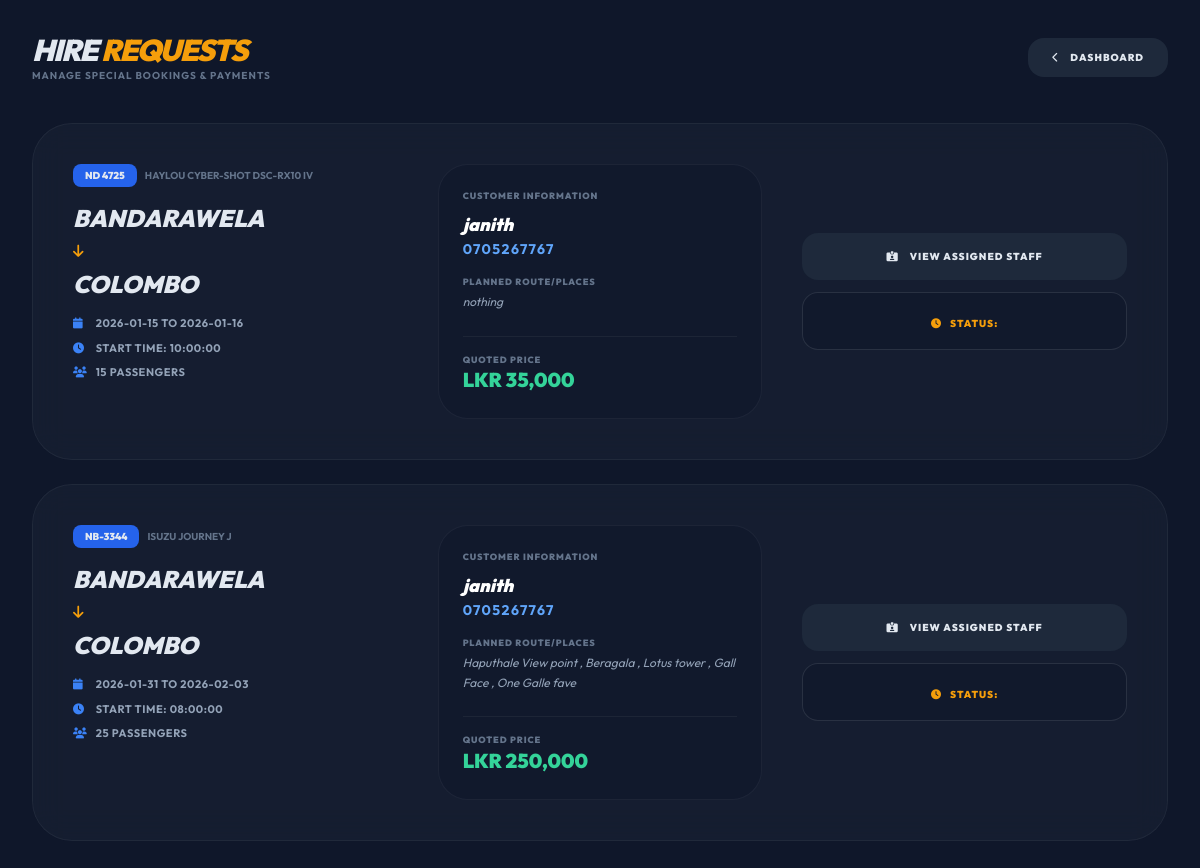
The app's page /hire_requests.php (signed in) with its own data.
### tables this page shows
CREATE TABLE `trip_bookings` (
  `id` int(10) UNSIGNED NOT NULL,
  `bus_id` int(11) NOT NULL,
  `passenger_id` int(10) UNSIGNED NOT NULL,
  `trip_type` varchar(100) DEFAULT NULL,
  `passenger_count` int(11) DEFAULT NULL,
  `start_date` date DEFAULT NULL,
  `end_date` date DEFAULT NULL,
  `start_time` time DEFAULT NULL,
  `pickup_location` varchar(255) DEFAULT NULL,
  `final_destination` varchar(255) DEFAULT NULL,
  `visit_places` text DEFAULT NULL,
  `extra_facilities` text DEFAULT NULL,
  `total_amount` decimal(10,2) DEFAULT 0.00,
  `status` enum('pending','approved','rejected') DEFAULT 'pending',
  `created_at` timestamp NOT NULL DEFAULT current_timestamp()
);

CREATE TABLE `buses` (
  `id` int(11) NOT NULL,
  `owner_id` int(11) NOT NULL,
  `brand` varchar(100) NOT NULL,
  `model` varchar(100) NOT NULL,
  `gear_type` enum('Auto','Manual','Both') NOT NULL,
  `bus_number` varchar(20) NOT NULL,
  `bus_type` varchar(50) NOT NULL,
  `number_of_seats` int(11) NOT NULL,
  `facilities` text DEFAULT NULL,
  `img_front` varchar(255) DEFAULT NULL,
  `img_back` varchar(255) DEFAULT NULL,
  `img_left` varchar(255) DEFAULT NULL,
  `img_right` varchar(255) DEFAULT NULL,
  `img_interior` varchar(255) DEFAULT NULL,
  `status` enum('active','inactive') DEFAULT 'active',
  `created_at` timestamp NOT NULL DEFAULT current_timestamp(),
  `seats_per_row` int(11) DEFAULT 4,
  `total_rows` int(11) DEFAULT 10,
  `seats_per_column` int(11) DEFAULT 2,
  `has_conductor_seat` tinyint(1) DEFAULT 1,
  `last_row_seats` int(11) DEFAULT 5,
  `route_number` varchar(50) DEFAULT NULL,
  `route_start` varchar(100) DEFAULT NULL,
  `route_end` varchar(100) DEFAULT NULL,
  `route_path` text DEFAULT NULL,
  `driver_id` int(11) DEFAULT 0,
  `conductor_id` int(11) DEFAULT 0,
  `route_path_json` text DEFAULT NULL,
  `schedule_days` text DEFAULT NULL,
  `departure_time` time DEFAULT NULL,
  `start_time` time DEFAULT NULL,
  `destination_time` time DEFAULT NULL,
  `route_id` int(11) DEFAULT 0
);

CREATE TABLE `passengers` (
  `id` int(11) NOT NULL,
  `full_name` varchar(255) NOT NULL,
  `contact_number` varchar(15) NOT NULL,
  `email` varchar(100) NOT NULL,
  `gender` enum('Male','Female','Other') NOT NULL,
  `nic_number` varchar(20) NOT NULL,
  `profile_image` varchar(255) DEFAULT NULL,
  `emergency_contact` varchar(15) NOT NULL,
  `password` varchar(255) NOT NULL,
  `created_at` timestamp NOT NULL DEFAULT current_timestamp()
);

### hire_requests.php (the view, shortened to what this page needs)
<?php
require_once 'db_config.php';
$owner_id = $_SESSION['user_id'];
$sql = "SELECT tb.*,
        b.bus_number, b.bus_type, b.model, b.brand,
        p.full_name as passenger_name, p.contact_number as passenger_phone,
        d.full_name as driver_name, d.contact_no as driver_phone,
        c.full_name as conductor_name, c.mobile_number as conductor_phone
        FROM trip_bookings tb
        JOIN buses b ON tb.bus_id = b.id
        JOIN passengers p ON tb.passenger_id = p.id
        LEFT JOIN drivers d ON b.id = d.bus_id
        LEFT JOIN conductors c ON b.id = c.bus_id
        WHERE b.owner_id = '$owner_id'
        ORDER BY tb.created_at DESC";
$requests = mysqli_query($conn, $sql);
?>
<!DOCTYPE html>
<html lang="en" class="dark">
<head>
    <script src="https://cdn.tailwindcss.com"></script>
    <link rel="stylesheet" href="https://cdnjs.cloudflare.com/ajax/libs/font-awesome/6.4.0/css/all.min.css">
</head>
<body class="text-slate-200 p-4 md:p-8">
    <div class="max-w-7xl mx-auto">
        <div class="flex justify-between items-center mb-10">
            <div>
                <h1 class="text-3xl font-black italic tracking-tighter uppercase">Hire <span class="text-amber-500">Requests</span></h1>
                <p class="text-[10px] text-slate-500 font-bold uppercase tracking-widest">Manage Special Bookings & Payments</p>
            </div>
            <a href="bus_owner_dashboard.php" class="bg-slate-800 px-6 py-3 rounded-2xl text-[10px] font-black uppercase tracking-widest hover:bg-slate-700 transition">
                <i class="fas fa-chevron-left mr-2"></i> Dashboard
            </a>
        </div>
        <div class="grid grid-cols-1 gap-6">
            <?php if(mysqli_num_rows($requests) > 0): ?>
                <?php while($row = mysqli_fetch_assoc($requests)):
                    $status = $row['status'];
                ?>
                <div class="glass-card rounded-[40px] p-6 md:p-10 transition hover:border-blue-500/30">
                    <div class="grid grid-cols-1 lg:grid-cols-3 gap-10">
                        <div class="space-y-4">
                            <div class="flex items-center gap-2">
                                <span class="bg-blue-600 px-3 py-1 rounded-lg text-[10px] font-black uppercase"><?= $row['bus_number'] ?></span>
                                <span class="text-slate-500 text-[10px] font-bold uppercase"><?= $row['brand'] ?> <?= $row['model'] ?></span>
                            </div>
                            <h2 class="text-2xl font-black italic uppercase leading-tight">
                                <?= $row['pickup_location'] ?> <br>
                                <i class="fas fa-arrow-down text-amber-500 text-sm my-2 block"></i>
                                <?= $row['final_destination'] ?>
                            </h2>
                            <div class="space-y-2 text-[11px] text-slate-400 font-bold uppercase tracking-wider">
                                <p><i class="fas fa-calendar w-5 text-blue-500"></i> <?= $row['start_date'] ?> to <?= $row['end_date'] ?></p>
                                <p><i class="fas fa-clock w-5 text-blue-500"></i> Start Time: <?= $row['start_time'] ?></p>
                                <p><i class="fas fa-users w-5 text-blue-500"></i> <?= $row['passenger_count'] ?> Passengers</p>
                            </div>
                        </div>
                        <div class="bg-slate-900/50 p-6 rounded-[30px] border border-white/5 flex flex-col justify-between">
                            <div>
                                <p class="text-[9px] font-black text-slate-500 uppercase mb-2 tracking-widest">Customer Information</p>
                                <p class="font-black text-white text-lg italic"><?= $row['passenger_name'] ?></p>
                                <p class="text-blue-400 text-sm font-bold tracking-[0.1em] mb-4"><?= $row['passenger_phone'] ?></p>
                                <p class="text-[9px] font-black text-slate-500 uppercase mb-1 tracking-widest">Planned Route/Places</p>
                                <p class="text-xs text-slate-400 leading-relaxed italic"><?= !empty($row['visit_places']) ? $row['visit_places'] : 'No specific stops mentioned.' ?></p>
                            </div>
                            <?php if($row['total_amount'] > 0): ?>
                            <div class="mt-6 pt-4 border-t border-white/5">
                                <p class="text-[9px] font-black text-slate-500 uppercase tracking-widest">Quoted Price</p>
                                <p class="text-xl font-black text-emerald-400">LKR <?= number_format($row['total_amount']) ?></p>
                            </div>
                            <?php endif; ?>
                        </div>
                        <div class="flex flex-col justify-center space-y-3">
                            <button onclick="showStaffModal('<?= $row['bus_number'] ?>', '<?= $row['bus_type'] ?>', '<?= addslashes($row['driver_name'] ?? 'Not Assigned') ?>', '<?= $row['driver_phone'] ?? '-' ?>', '<?= addslashes($row['conductor_name'] ?? 'Not Assigned') ?>', '<?= $row['conductor_phone'] ?? '-' ?>')"
                                    class="w-full bg-slate-800 hover:bg-slate-700 py-4 rounded-2xl text-[10px] font-black uppercase tracking-widest transition">
                                <i class="fas fa-id-card-alt mr-2"></i> View Assigned Staff
                            </button>
                            <?php if($status == 'pending'): ?>
                                <button onclick="openPriceModal(<?= $row['id'] ?>)" class="w-full bg-blue-600 hover:bg-blue-500 py-4 rounded-2xl text-[10px] font-black uppercase tracking-widest transition shadow-lg shadow-blue-900/40">
                                    Review & Approve
                                </button>
                            <?php else: ?>
                                <div class="w-full py-4 rounded-2xl border border-white/10 bg-slate-900/50 text-center">
                                    <span class="text-[10px] font-black uppercase tracking-widest <?= $status == 'paid' ? 'text-emerald-500' : 'text-amber-500' ?>">
                                        <i class="fas <?= $status == 'paid' ? 'fa-check-double' : 'fa-clock' ?> mr-2"></i>Status: <?= $status ?>
                                    </span>
                                </div>
                            <?php endif; ?>
                        </div>
                    </div>
                </div>
                <?php endwhile; ?>
            <?php else: ?>
                <div class="text-center py-20 glass-card rounded-[40px]">
                    <p class="text-slate-500 font-bold uppercase tracking-widest">No hire requests found for your fleet.</p>
                </div>
            <?php endif; ?>
        </div>
    </div>
</body>
</html>

### hire_requests.php (style rules this page uses)
body { background-color: #0f172a; font-family: 'Outfit', sans-serif; }
.glass-card { background: rgba(30, 41, 59, 0.4); backdrop-filter: blur(15px); border: 1px solid rgba(255,255,255,0.05); }

### records on screen
trip_bookings: bus.bus_number "ND 4725", bus.brand "HAYLOU", bus.model "CYBER-SHOT DSC-RX10 IV", pickup_location "BANDARAWELA", final_destination "COLOMBO", start_date "2026-01-15", end_date "2026-01-16", start_time "10:00:00", passenger_count "15", passenger.full_name "janith", passenger.contact_number "0705267767", visit_places "nothing", total_amount "35,000"
trip_bookings: bus.bus_number "NB-3344", bus.brand "ISUZU", bus.model "JOURNEY J", pickup_location "BANDARAWELA", final_destination "COLOMBO", start_date "2026-01-31", end_date "2026-02-03", start_time "08:00:00", passenger_count "25", passenger.full_name "janith", passenger.contact_number "0705267767", visit_places "Haputhale View point , Beragala , Lotus tower , Gall Face , One Galle fave", total_amount "250,000"
